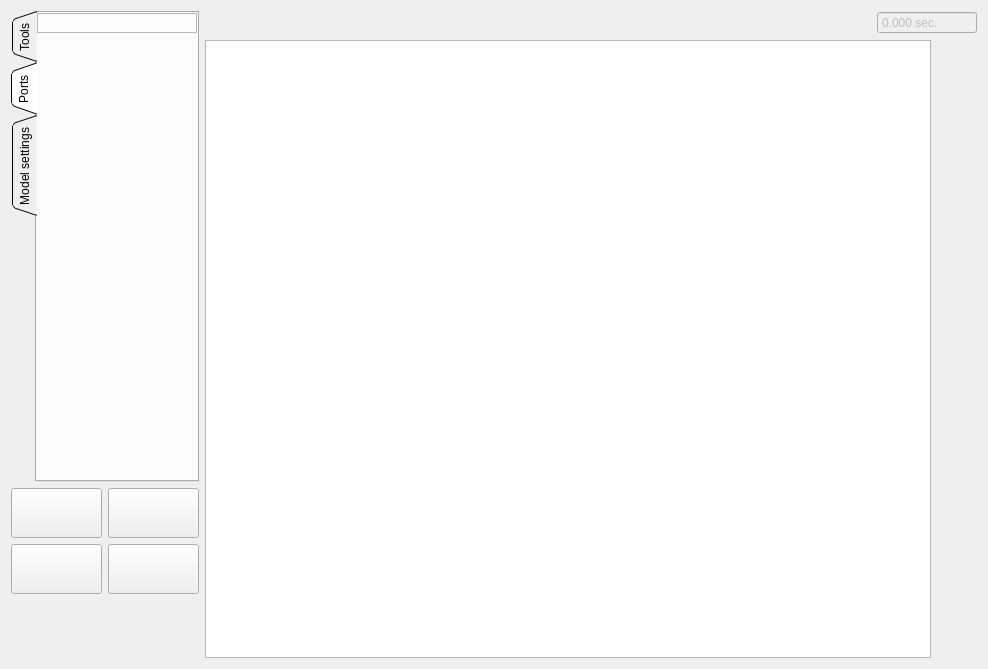
<?xml version="1.0" encoding="UTF-8"?>
<ui version="4.0">
 <class>D2Form</class>
 <widget class="QWidget" name="D2Form">
  <property name="geometry">
   <rect>
    <x>0</x>
    <y>0</y>
    <width>988</width>
    <height>669</height>
   </rect>
  </property>
  <property name="windowTitle">
   <string>2D Robot Model</string>
  </property>
  <layout class="QGridLayout" name="gridLayout" rowstretch="0,0,0,0,0,0,0" columnstretch="0,0,0,0,0">
   <item row="0" column="1" rowspan="7">
    <widget class="QWidget" name="toolbarWidget" native="true">
     <property name="sizePolicy">
      <sizepolicy hsizetype="Preferred" vsizetype="Expanding">
       <horstretch>0</horstretch>
       <verstretch>0</verstretch>
      </sizepolicy>
     </property>
     <layout class="QGridLayout" name="gridLayout_7">
      <property name="leftMargin">
       <number>0</number>
      </property>
      <property name="topMargin">
       <number>0</number>
      </property>
      <property name="rightMargin">
       <number>0</number>
      </property>
      <property name="bottomMargin">
       <number>0</number>
      </property>
      <property name="horizontalSpacing">
       <number>6</number>
      </property>
      <item row="3" column="1">
       <widget class="QPushButton" name="multiselectionCursorButton">
        <property name="toolTip">
         <string>Multiselection mode</string>
        </property>
        <property name="text">
         <string/>
        </property>
        <property name="icon">
         <iconset resource="../../../interpreterCore/interpreterCore.qrc">
          <normaloff>:/icons/2d_multiselection.png</normaloff>:/icons/2d_multiselection.png</iconset>
        </property>
        <property name="iconSize">
         <size>
          <width>24</width>
          <height>24</height>
         </size>
        </property>
        <property name="checkable">
         <bool>true</bool>
        </property>
        <property name="flat">
         <bool>true</bool>
        </property>
       </widget>
      </item>
      <item row="5" column="0">
       <widget class="QPushButton" name="autoCenteringButton">
        <property name="toolTip">
         <string>Camera following robot</string>
        </property>
        <property name="text">
         <string/>
        </property>
        <property name="icon">
         <iconset resource="../../../interpreterCore/interpreterCore.qrc">
          <normaloff>:/icons/2d_target.png</normaloff>:/icons/2d_target.png</iconset>
        </property>
        <property name="iconSize">
         <size>
          <width>24</width>
          <height>24</height>
         </size>
        </property>
        <property name="checkable">
         <bool>true</bool>
        </property>
        <property name="flat">
         <bool>true</bool>
        </property>
       </widget>
      </item>
      <item row="0" column="0" colspan="2">
       <widget class="QWidget" name="mainTabBarWidget" native="true">
        <property name="sizePolicy">
         <sizepolicy hsizetype="Preferred" vsizetype="Expanding">
          <horstretch>0</horstretch>
          <verstretch>0</verstretch>
         </sizepolicy>
        </property>
        <layout class="QHBoxLayout" name="horizontalLayout">
         <property name="spacing">
          <number>0</number>
         </property>
         <property name="leftMargin">
          <number>0</number>
         </property>
         <property name="topMargin">
          <number>0</number>
         </property>
         <property name="rightMargin">
          <number>0</number>
         </property>
         <property name="bottomMargin">
          <number>0</number>
         </property>
         <item>
          <widget class="QTabWidget" name="mainTabBar">
           <property name="sizePolicy">
            <sizepolicy hsizetype="Preferred" vsizetype="Expanding">
             <horstretch>0</horstretch>
             <verstretch>0</verstretch>
            </sizepolicy>
           </property>
           <property name="tabPosition">
            <enum>QTabWidget::West</enum>
           </property>
           <property name="tabShape">
            <enum>QTabWidget::Triangular</enum>
           </property>
           <property name="currentIndex">
            <number>1</number>
           </property>
           <property name="elideMode">
            <enum>Qt::ElideNone</enum>
           </property>
           <property name="usesScrollButtons">
            <bool>false</bool>
           </property>
           <widget class="QWidget" name="toolsTab">
            <attribute name="title">
             <string>Tools</string>
            </attribute>
            <layout class="QGridLayout" name="gridLayout_3">
             <item row="4" column="0" colspan="2">
              <widget class="QGroupBox" name="penBrushToolBox">
               <property name="sizePolicy">
                <sizepolicy hsizetype="MinimumExpanding" vsizetype="Preferred">
                 <horstretch>0</horstretch>
                 <verstretch>0</verstretch>
                </sizepolicy>
               </property>
               <property name="title">
                <string>Pen</string>
               </property>
               <layout class="QGridLayout" name="gridLayout_4">
                <item row="0" column="0">
                 <widget class="QLabel" name="widthLabel">
                  <property name="font">
                   <font>
                    <weight>75</weight>
                    <bold>true</bold>
                   </font>
                  </property>
                  <property name="text">
                   <string>Width</string>
                  </property>
                  <property name="alignment">
                   <set>Qt::AlignCenter</set>
                  </property>
                 </widget>
                </item>
                <item row="2" column="0">
                 <widget class="QLabel" name="colorLabel">
                  <property name="maximumSize">
                   <size>
                    <width>64</width>
                    <height>16777215</height>
                   </size>
                  </property>
                  <property name="font">
                   <font>
                    <weight>75</weight>
                    <bold>true</bold>
                   </font>
                  </property>
                  <property name="text">
                   <string>Color</string>
                  </property>
                  <property name="alignment">
                   <set>Qt::AlignCenter</set>
                  </property>
                 </widget>
                </item>
                <item row="3" column="0" colspan="2">
                 <widget class="graphicsUtils::ColorListEditor" name="penColorComboBox"/>
                </item>
                <item row="1" column="0" colspan="2">
                 <widget class="QSpinBox" name="penWidthSpinBox"/>
                </item>
               </layout>
              </widget>
             </item>
             <item row="2" column="0">
              <widget class="QPushButton" name="stylusButton">
               <property name="sizePolicy">
                <sizepolicy hsizetype="Minimum" vsizetype="Preferred">
                 <horstretch>0</horstretch>
                 <verstretch>0</verstretch>
                </sizepolicy>
               </property>
               <property name="maximumSize">
                <size>
                 <width>75</width>
                 <height>16777215</height>
                </size>
               </property>
               <property name="toolTip">
                <string>Pencil (P)</string>
               </property>
               <property name="text">
                <string/>
               </property>
               <property name="icon">
                <iconset resource="../../../interpreterCore/interpreterCore.qrc">
                 <normaloff>:/icons/2d_pencil.png</normaloff>:/icons/2d_pencil.png</iconset>
               </property>
               <property name="iconSize">
                <size>
                 <width>24</width>
                 <height>24</height>
                </size>
               </property>
               <property name="shortcut">
                <string>P</string>
               </property>
               <property name="checkable">
                <bool>true</bool>
               </property>
              </widget>
             </item>
             <item row="1" column="0">
              <widget class="QPushButton" name="lineButton">
               <property name="sizePolicy">
                <sizepolicy hsizetype="Minimum" vsizetype="Preferred">
                 <horstretch>0</horstretch>
                 <verstretch>0</verstretch>
                </sizepolicy>
               </property>
               <property name="maximumSize">
                <size>
                 <width>75</width>
                 <height>16777215</height>
                </size>
               </property>
               <property name="toolTip">
                <string>Line (L)</string>
               </property>
               <property name="text">
                <string/>
               </property>
               <property name="icon">
                <iconset resource="../../../interpreterCore/interpreterCore.qrc">
                 <normaloff>:/icons/2d_ruler.png</normaloff>:/icons/2d_ruler.png</iconset>
               </property>
               <property name="iconSize">
                <size>
                 <width>24</width>
                 <height>24</height>
                </size>
               </property>
               <property name="shortcut">
                <string>L</string>
               </property>
               <property name="checkable">
                <bool>true</bool>
               </property>
               <property name="flat">
                <bool>false</bool>
               </property>
              </widget>
             </item>
             <item row="5" column="0" colspan="2">
              <spacer name="verticalSpacer_2">
               <property name="orientation">
                <enum>Qt::Vertical</enum>
               </property>
               <property name="sizeHint" stdset="0">
                <size>
                 <width>20</width>
                 <height>40</height>
                </size>
               </property>
              </spacer>
             </item>
             <item row="3" column="0">
              <widget class="QPushButton" name="clearButton">
               <property name="sizePolicy">
                <sizepolicy hsizetype="Minimum" vsizetype="Preferred">
                 <horstretch>0</horstretch>
                 <verstretch>0</verstretch>
                </sizepolicy>
               </property>
               <property name="maximumSize">
                <size>
                 <width>75</width>
                 <height>16777215</height>
                </size>
               </property>
               <property name="toolTip">
                <string>Clear</string>
               </property>
               <property name="text">
                <string/>
               </property>
               <property name="icon">
                <iconset resource="../../../interpreterCore/interpreterCore.qrc">
                 <normaloff>:/icons/2d_clear.png</normaloff>:/icons/2d_clear.png</iconset>
               </property>
               <property name="iconSize">
                <size>
                 <width>24</width>
                 <height>24</height>
                </size>
               </property>
               <property name="checkable">
                <bool>false</bool>
               </property>
              </widget>
             </item>
             <item row="3" column="1">
              <widget class="QPushButton" name="noneButton">
               <property name="sizePolicy">
                <sizepolicy hsizetype="Minimum" vsizetype="Preferred">
                 <horstretch>0</horstretch>
                 <verstretch>0</verstretch>
                </sizepolicy>
               </property>
               <property name="maximumSize">
                <size>
                 <width>75</width>
                 <height>16777215</height>
                </size>
               </property>
               <property name="toolTip">
                <string>None (N)</string>
               </property>
               <property name="text">
                <string/>
               </property>
               <property name="icon">
                <iconset resource="../../../interpreterCore/interpreterCore.qrc">
                 <normaloff>:/icons/2d_none.png</normaloff>:/icons/2d_none.png</iconset>
               </property>
               <property name="iconSize">
                <size>
                 <width>24</width>
                 <height>24</height>
                </size>
               </property>
               <property name="shortcut">
                <string>N</string>
               </property>
               <property name="checkable">
                <bool>true</bool>
               </property>
              </widget>
             </item>
             <item row="2" column="1">
              <widget class="QPushButton" name="ellipseButton">
               <property name="sizePolicy">
                <sizepolicy hsizetype="Minimum" vsizetype="Preferred">
                 <horstretch>0</horstretch>
                 <verstretch>0</verstretch>
                </sizepolicy>
               </property>
               <property name="maximumSize">
                <size>
                 <width>75</width>
                 <height>16777215</height>
                </size>
               </property>
               <property name="toolTip">
                <string>Ellipse (E)</string>
               </property>
               <property name="text">
                <string/>
               </property>
               <property name="icon">
                <iconset resource="../../../interpreterCore/interpreterCore.qrc">
                 <normaloff>:/icons/2d_ellipse.png</normaloff>:/icons/2d_ellipse.png</iconset>
               </property>
               <property name="iconSize">
                <size>
                 <width>24</width>
                 <height>24</height>
                </size>
               </property>
               <property name="shortcut">
                <string>E</string>
               </property>
               <property name="checkable">
                <bool>true</bool>
               </property>
              </widget>
             </item>
             <item row="1" column="1">
              <widget class="QPushButton" name="wallButton">
               <property name="sizePolicy">
                <sizepolicy hsizetype="Minimum" vsizetype="Preferred">
                 <horstretch>0</horstretch>
                 <verstretch>0</verstretch>
                </sizepolicy>
               </property>
               <property name="maximumSize">
                <size>
                 <width>75</width>
                 <height>16777215</height>
                </size>
               </property>
               <property name="toolTip">
                <string>Wall (W)</string>
               </property>
               <property name="text">
                <string/>
               </property>
               <property name="icon">
                <iconset resource="../../../interpreterCore/interpreterCore.qrc">
                 <normaloff>:/icons/2d_wall.png</normaloff>:/icons/2d_wall.png</iconset>
               </property>
               <property name="iconSize">
                <size>
                 <width>24</width>
                 <height>24</height>
                </size>
               </property>
               <property name="shortcut">
                <string>W</string>
               </property>
               <property name="checkable">
                <bool>true</bool>
               </property>
              </widget>
             </item>
            </layout>
           </widget>
           <widget class="QWidget" name="portsTab">
            <attribute name="title">
             <string>Ports</string>
            </attribute>
            <layout class="QGridLayout" name="gridLayout_2">
             <property name="leftMargin">
              <number>0</number>
             </property>
             <property name="topMargin">
              <number>0</number>
             </property>
             <property name="rightMargin">
              <number>0</number>
             </property>
             <property name="bottomMargin">
              <number>0</number>
             </property>
             <item row="0" column="0">
              <widget class="QFrame" name="portsFrame">
               <property name="frameShape">
                <enum>QFrame::StyledPanel</enum>
               </property>
               <property name="frameShadow">
                <enum>QFrame::Raised</enum>
               </property>
               <layout class="QFormLayout" name="portsFormLayout">
                <property name="fieldGrowthPolicy">
                 <enum>QFormLayout::AllNonFixedFieldsGrow</enum>
                </property>
               </layout>
              </widget>
             </item>
             <item row="1" column="0">
              <spacer name="verticalSpacer_3">
               <property name="orientation">
                <enum>Qt::Vertical</enum>
               </property>
               <property name="sizeHint" stdset="0">
                <size>
                 <width>20</width>
                 <height>40</height>
                </size>
               </property>
              </spacer>
             </item>
            </layout>
           </widget>
           <widget class="QWidget" name="modelSettingsTab">
            <attribute name="title">
             <string>Model settings</string>
            </attribute>
            <layout class="QGridLayout" name="gridLayout_5">
             <item row="1" column="0">
              <widget class="QGroupBox" name="speedBox">
               <property name="title">
                <string>Set speed</string>
               </property>
               <layout class="QVBoxLayout" name="verticalLayout_2" stretch="0,0">
                <item>
                 <widget class="QLabel" name="speedLabel">
                  <property name="text">
                   <string>&lt;!DOCTYPE HTML PUBLIC &quot;-//W3C//DTD HTML 4.0//EN&quot; &quot;http://www.w3.org/TR/REC-html40/strict.dtd&quot;&gt;
&lt;html&gt;&lt;head&gt;&lt;meta name=&quot;qrichtext&quot; content=&quot;1&quot; /&gt;&lt;style type=&quot;text/css&quot;&gt;
p, li { white-space: pre-wrap; }
&lt;/style&gt;&lt;/head&gt;&lt;body style=&quot; font-family:'MS Shell Dlg 2'; font-size:8.25pt; font-weight:400; font-style:normal;&quot;&gt;
&lt;p style=&quot; margin-top:0px; margin-bottom:0px; margin-left:0px; margin-right:0px; -qt-block-indent:0; text-indent:0px;&quot;&gt;&lt;span style=&quot; font-size:8pt; font-weight:600;&quot;&gt;Speed&lt;/span&gt;&lt;/p&gt;&lt;/body&gt;&lt;/html&gt;</string>
                  </property>
                 </widget>
                </item>
                <item>
                 <widget class="QComboBox" name="speedComboBox">
                  <property name="editable">
                   <bool>false</bool>
                  </property>
                  <property name="currentIndex">
                   <number>-1</number>
                  </property>
                  <item>
                   <property name="text">
                    <string>Low</string>
                   </property>
                  </item>
                  <item>
                   <property name="text">
                    <string>Medium</string>
                   </property>
                  </item>
                  <item>
                   <property name="text">
                    <string>High</string>
                   </property>
                  </item>
                 </widget>
                </item>
               </layout>
              </widget>
             </item>
             <item row="0" column="0">
              <widget class="QGroupBox" name="physicsGroupBox">
               <property name="title">
                <string>Physics</string>
               </property>
               <layout class="QVBoxLayout" name="verticalLayout">
                <item>
                 <widget class="QCheckBox" name="realisticPhysicsCheckBox">
                  <property name="text">
                   <string>Realistic physics</string>
                  </property>
                 </widget>
                </item>
                <item>
                 <widget class="QCheckBox" name="enableSensorNoiseCheckBox">
                  <property name="text">
                   <string>Realistic sensors</string>
                  </property>
                 </widget>
                </item>
                <item>
                 <widget class="QCheckBox" name="enableMotorNoiseCheckBox">
                  <property name="text">
                   <string>Realistic engines</string>
                  </property>
                 </widget>
                </item>
               </layout>
              </widget>
             </item>
             <item row="3" column="0">
              <spacer name="verticalSpacer">
               <property name="orientation">
                <enum>Qt::Vertical</enum>
               </property>
               <property name="sizeHint" stdset="0">
                <size>
                 <width>20</width>
                 <height>40</height>
                </size>
               </property>
              </spacer>
             </item>
            </layout>
           </widget>
          </widget>
         </item>
        </layout>
       </widget>
      </item>
      <item row="1" column="0">
       <widget class="QPushButton" name="saveWorldModelPushButton">
        <property name="sizePolicy">
         <sizepolicy hsizetype="Preferred" vsizetype="Minimum">
          <horstretch>0</horstretch>
          <verstretch>0</verstretch>
         </sizepolicy>
        </property>
        <property name="minimumSize">
         <size>
          <width>0</width>
          <height>50</height>
         </size>
        </property>
        <property name="toolTip">
         <string>Save World Model (Ctrl+S)</string>
        </property>
        <property name="text">
         <string/>
        </property>
        <property name="icon">
         <iconset resource="../../../interpreterCore/interpreterCore.qrc">
          <normaloff>:/icons/2d_save.png</normaloff>:/icons/2d_save.png</iconset>
        </property>
        <property name="iconSize">
         <size>
          <width>24</width>
          <height>24</height>
         </size>
        </property>
        <property name="shortcut">
         <string>Ctrl+S</string>
        </property>
       </widget>
      </item>
      <item row="1" column="1">
       <widget class="QPushButton" name="loadWorldModelPushButton">
        <property name="sizePolicy">
         <sizepolicy hsizetype="Preferred" vsizetype="Minimum">
          <horstretch>0</horstretch>
          <verstretch>0</verstretch>
         </sizepolicy>
        </property>
        <property name="toolTip">
         <string>Load World Model (Ctrl+O)</string>
        </property>
        <property name="text">
         <string/>
        </property>
        <property name="icon">
         <iconset resource="../../../interpreterCore/interpreterCore.qrc">
          <normaloff>:/icons/2d_open.png</normaloff>:/icons/2d_open.png</iconset>
        </property>
        <property name="iconSize">
         <size>
          <width>24</width>
          <height>24</height>
         </size>
        </property>
        <property name="shortcut">
         <string>Ctrl+O</string>
        </property>
       </widget>
      </item>
      <item row="3" column="0">
       <widget class="QPushButton" name="handCursorButton">
        <property name="sizePolicy">
         <sizepolicy hsizetype="Minimum" vsizetype="Fixed">
          <horstretch>0</horstretch>
          <verstretch>0</verstretch>
         </sizepolicy>
        </property>
        <property name="toolTip">
         <string>Hand dragging mode</string>
        </property>
        <property name="text">
         <string/>
        </property>
        <property name="icon">
         <iconset resource="../../../interpreterCore/interpreterCore.qrc">
          <normaloff>:/icons/2d_hand.png</normaloff>:/icons/2d_hand.png</iconset>
        </property>
        <property name="iconSize">
         <size>
          <width>24</width>
          <height>24</height>
         </size>
        </property>
        <property name="checkable">
         <bool>true</bool>
        </property>
        <property name="flat">
         <bool>true</bool>
        </property>
       </widget>
      </item>
      <item row="2" column="1">
       <widget class="QPushButton" name="stopButton">
        <property name="sizePolicy">
         <sizepolicy hsizetype="Minimum" vsizetype="Minimum">
          <horstretch>0</horstretch>
          <verstretch>0</verstretch>
         </sizepolicy>
        </property>
        <property name="toolTip">
         <string>Stop program (Esc)</string>
        </property>
        <property name="text">
         <string/>
        </property>
        <property name="icon">
         <iconset resource="../../../interpreterCore/interpreterCore.qrc">
          <normaloff>:/icons/2d_stop.png</normaloff>:/icons/2d_stop.png</iconset>
        </property>
        <property name="iconSize">
         <size>
          <width>44</width>
          <height>44</height>
         </size>
        </property>
       </widget>
      </item>
      <item row="2" column="0">
       <widget class="QPushButton" name="runButton">
        <property name="sizePolicy">
         <sizepolicy hsizetype="Minimum" vsizetype="Minimum">
          <horstretch>0</horstretch>
          <verstretch>0</verstretch>
         </sizepolicy>
        </property>
        <property name="minimumSize">
         <size>
          <width>0</width>
          <height>50</height>
         </size>
        </property>
        <property name="toolTip">
         <string>Run program (Enter)</string>
        </property>
        <property name="text">
         <string/>
        </property>
        <property name="icon">
         <iconset resource="../../../interpreterCore/interpreterCore.qrc">
          <normaloff>:/icons/2d_run.png</normaloff>:/icons/2d_run.png</iconset>
        </property>
        <property name="iconSize">
         <size>
          <width>44</width>
          <height>44</height>
         </size>
        </property>
       </widget>
      </item>
      <item row="5" column="1">
       <widget class="QPushButton" name="initialStateButton">
        <property name="sizePolicy">
         <sizepolicy hsizetype="Preferred" vsizetype="Fixed">
          <horstretch>0</horstretch>
          <verstretch>0</verstretch>
         </sizepolicy>
        </property>
        <property name="minimumSize">
         <size>
          <width>0</width>
          <height>30</height>
         </size>
        </property>
        <property name="toolTip">
         <string>Return a robot to initial position</string>
        </property>
        <property name="text">
         <string/>
        </property>
        <property name="icon">
         <iconset resource="../../../interpreterCore/interpreterCore.qrc">
          <normaloff>:/icons/2d_robot_back.png</normaloff>:/icons/2d_robot_back.png</iconset>
        </property>
        <property name="flat">
         <bool>true</bool>
        </property>
       </widget>
      </item>
     </layout>
    </widget>
   </item>
   <item row="0" column="4" rowspan="7">
    <widget class="QWidget" name="sceneWidget" native="true">
     <layout class="QGridLayout" name="gridLayout_6">
      <property name="leftMargin">
       <number>0</number>
      </property>
      <property name="topMargin">
       <number>0</number>
      </property>
      <property name="rightMargin">
       <number>0</number>
      </property>
      <property name="bottomMargin">
       <number>0</number>
      </property>
      <item row="2" column="2">
       <widget class="QPushButton" name="displayButton">
        <property name="sizePolicy">
         <sizepolicy hsizetype="Preferred" vsizetype="Preferred">
          <horstretch>0</horstretch>
          <verstretch>0</verstretch>
         </sizepolicy>
        </property>
        <property name="text">
         <string/>
        </property>
        <property name="icon">
         <iconset resource="../../../interpreterCore/interpreterCore.qrc">
          <normaloff>:/icons/2d_left.png</normaloff>:/icons/2d_left.png</iconset>
        </property>
        <property name="flat">
         <bool>true</bool>
        </property>
       </widget>
      </item>
      <item row="2" column="1">
       <widget class="graphicsUtils::AbstractView" name="graphicsView"/>
      </item>
      <item row="1" column="1" colspan="2">
       <widget class="QWidget" name="sceneHeaderWidget" native="true">
        <layout class="QHBoxLayout" name="horizontalLayout_3">
         <property name="leftMargin">
          <number>0</number>
         </property>
         <property name="topMargin">
          <number>0</number>
         </property>
         <property name="rightMargin">
          <number>0</number>
         </property>
         <property name="bottomMargin">
          <number>0</number>
         </property>
         <item>
          <widget class="twoDModel::GridParameters" name="gridParametersBox">
           <property name="sizePolicy">
            <sizepolicy hsizetype="Expanding" vsizetype="Preferred">
             <horstretch>0</horstretch>
             <verstretch>0</verstretch>
            </sizepolicy>
           </property>
          </widget>
         </item>
         <item>
          <widget class="QDoubleSpinBox" name="timelineBox">
           <property name="enabled">
            <bool>false</bool>
           </property>
           <property name="sizePolicy">
            <sizepolicy hsizetype="Preferred" vsizetype="Fixed">
             <horstretch>0</horstretch>
             <verstretch>0</verstretch>
            </sizepolicy>
           </property>
           <property name="focusPolicy">
            <enum>Qt::NoFocus</enum>
           </property>
           <property name="contextMenuPolicy">
            <enum>Qt::NoContextMenu</enum>
           </property>
           <property name="toolTip">
            <string>Time in 2D model</string>
           </property>
           <property name="readOnly">
            <bool>true</bool>
           </property>
           <property name="buttonSymbols">
            <enum>QAbstractSpinBox::NoButtons</enum>
           </property>
           <property name="suffix">
            <string> sec.</string>
           </property>
           <property name="decimals">
            <number>3</number>
           </property>
           <property name="maximum">
            <double>2000000000.000000000000000</double>
           </property>
          </widget>
         </item>
        </layout>
       </widget>
      </item>
     </layout>
    </widget>
   </item>
  </layout>
 </widget>
 <customwidgets>
  <customwidget>
   <class>graphicsUtils::AbstractView</class>
   <extends>QGraphicsView</extends>
   <header>qrutils/graphicsUtils/abstractItemView.h</header>
  </customwidget>
  <customwidget>
   <class>graphicsUtils::ColorListEditor</class>
   <extends>QComboBox</extends>
   <header>qrutils/graphicsUtils/colorListEditor.h</header>
  </customwidget>
  <customwidget>
   <class>twoDModel::GridParameters</class>
   <extends>QFrame</extends>
   <header>src/engine/gridParameters.h</header>
   <container>1</container>
  </customwidget>
 </customwidgets>
 <resources>
  <include location="../../../interpreterCore/interpreterCore.qrc"/>
 </resources>
 <connections/>
</ui>
